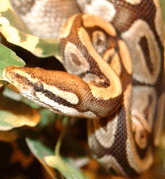
#> input picture Python.png, 165 x 179 px
$ python melt-fromextrema.py Python.png
#> lines starting #> are read from the running program, lines starting #| are printed output that depends on the picture
#!/usr/bin/python

from PIL import Image
from math import cos, pi
import sys
import random
import heapq
import itertools

if len(sys.argv) < 2:
    print("usage: "+sys.argv[0]+" filename.png")
    exit(1)

infile = sys.argv[1]
im = Image.open(infile).convert("RGB")
#> im is the input picture: PIL image 165x179 RGB; mean R, G, B 154.1, 120.1, 81.5
im.thumbnail((900,700)) # make sure dimensions are sane
h = im.size[1]
#> h = 179

extrema = []
for x in range(0, im.size[0]):
    if x%10==0: print(x, end=" ")
    sys.stdout.flush()

    local = []
    for y in range(0, im.size[1]):
        pix = im.getpixel((x, y))
        pixweight = pix[0]**2 + pix[1]**2 + pix[2]**2
        heapq.heappush(local, (-pixweight, (x, y)))
    extrema += heapq.nsmallest(7, local)
#> after the loop, extrema = 1155 items

extrema = sorted(extrema)[:-(len(extrema)//10)]
#> extrema = 1040 items
print("\n", len(extrema), "extrema collected and sorted!")
#|  1040 extrema collected and sorted!

for weight, extremum in extrema:
    #print(".", end="")
    #sys.stdout.flush()
    x = extremum[0]
    y2 = extremum[1]
    y1 = max(y2 - random.randint(1, h//3), 0)
    #y1 = extremum[1]
    #y2 = min(y1 + random.randint(1, h//34)**2, h)

    pixels = []
    for y in range(y1, y2):
        pixels.append(im.getpixel((x, y)))
    pixels.sort(key=lambda pixel : pixel[0]**2 + pixel[1]**2 + pixel[2]**2, reverse=False)

    for i, y in enumerate(range(y1, y2)):
        im.putpixel((x, y), pixels[i])
#> this loop made 1040 passes
#> (x, y2, y1) on passes 1 to 3: (5, 20, 0), (5, 21, 0), (5, 22, 0)
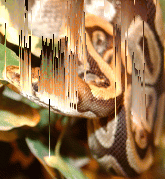
#> im: PIL image 165x179 RGB; mean R, G, B 154.1, 120.1, 81.5


outfile = ''.join(infile.split(".")[:-1]) + "_sorted.png"
im.save(outfile, "PNG")

print("\nFile saved:", outfile)

$ run again, on prettyshit.png
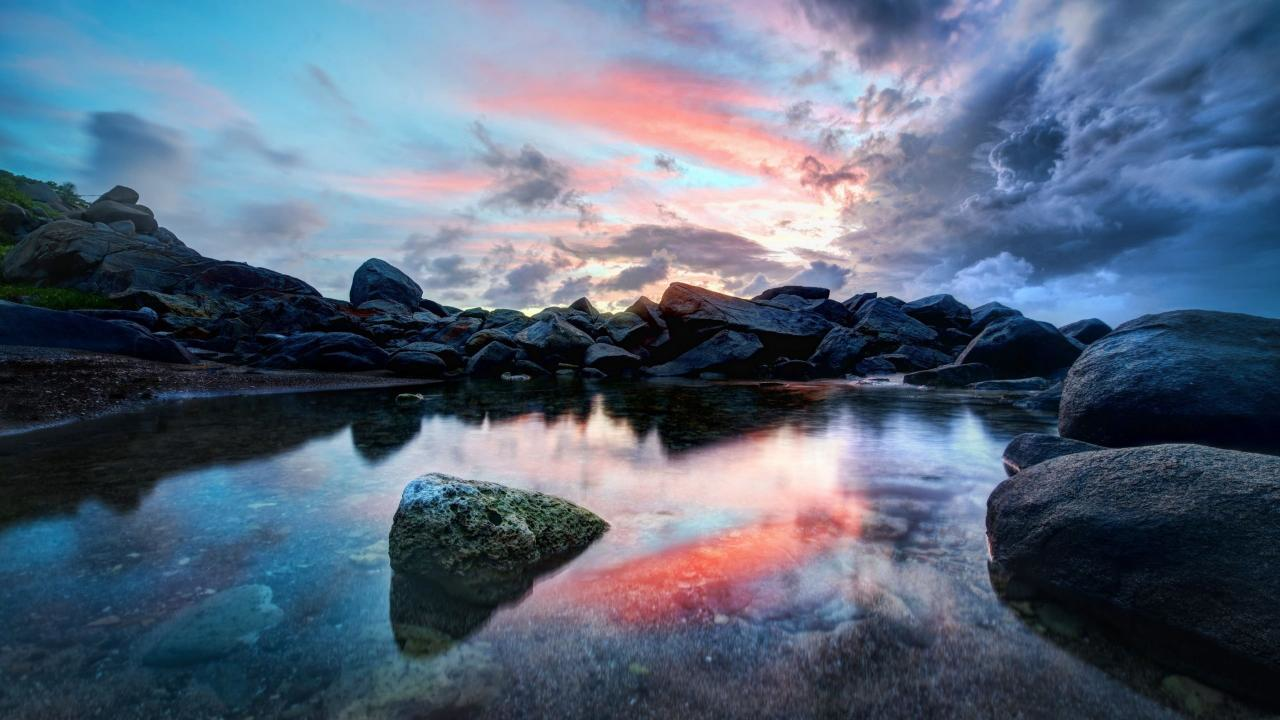
#> input picture prettyshit.png, 1280 x 720 px
#> im is the input picture: PIL image 1280x720 RGB; mean R, G, B 87.6, 102, 122.2
#> after the loop `for x in range(0, im.size[0]):`: extrema = 6300 items
#> `extrema = sorted(extrema)[:-(len(extrema)//10)]`: extrema = 5670 items
#|  5670 extrema collected and sorted!
#> the loop `for weight, extremum in extrema: #print(".", end="")` made 5670 passes
#> (weight, x, y2, y1) on passes 1 to 3: (-190021, 577, 156, 57), (-188019, 578, 156, 48), (-188001, 578, 169, 158)
#> after the loop `for weight, extremum in extrema:`:
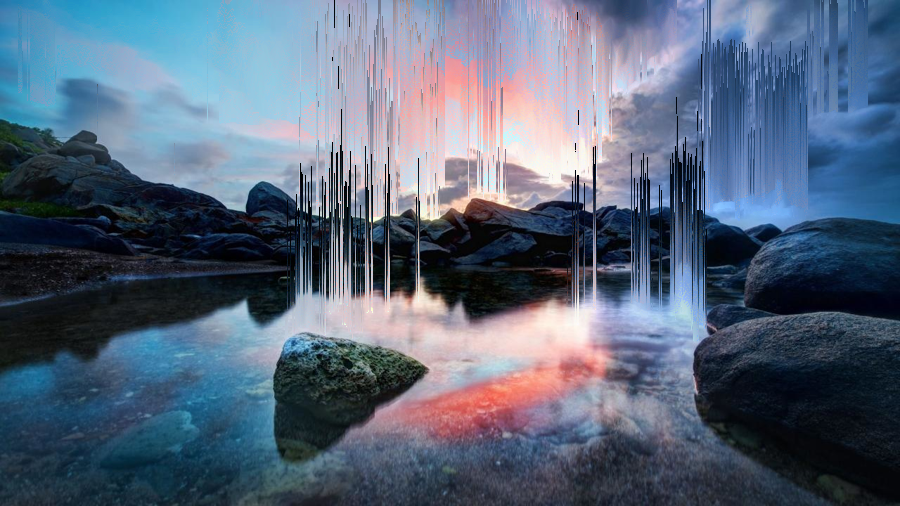
#> im: PIL image 900x506 RGB; mean R, G, B 87.6, 102, 122.2
